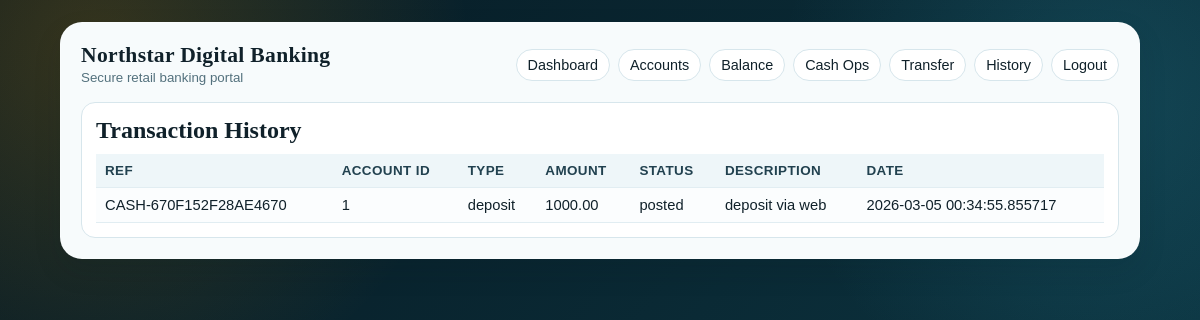
/history (signed in), run on an earlier commit of the app's database.
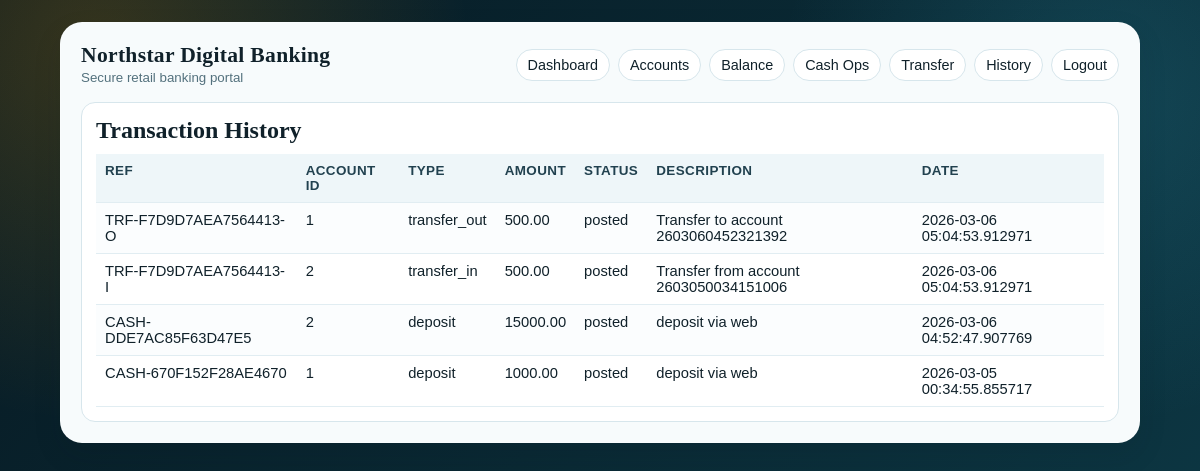
And on a later commit of the database.
### models.py (models this page shows)
class BankTransaction(db.Model):
    __tablename__ = "bank_transaction"
    __table_args__ = (
        CheckConstraint(
            "tx_type IN ('deposit', 'withdrawal', 'transfer_out', 'transfer_in', 'bill_payment')",
            name="ck_tx_type",
        ),
        CheckConstraint("status IN ('pending', 'posted', 'failed', 'reversed')", name="ck_tx_status"),
        CheckConstraint("amount > 0", name="ck_tx_amount_positive"),
    )
    transaction_id = db.Column(db.Integer, primary_key=True, autoincrement=True)
    account_id = db.Column(db.Integer, db.ForeignKey("account.account_id"), nullable=False)
    related_account_id = db.Column(db.Integer, db.ForeignKey("account.account_id"), nullable=True)
    tx_type = db.Column(db.String(20), nullable=False)
    amount = db.Column(db.Numeric(12, 2), nullable=False)
    reference_no = db.Column(db.String(64), nullable=False, unique=True)
    description = db.Column(db.String(255), nullable=True)
    status = db.Column(db.String(20), nullable=False, default="posted")
    created_at = db.Column(db.DateTime, nullable=False, default=datetime.utcnow)
    posted_at = db.Column(db.DateTime, nullable=True)

### app.py (the view)
@app.route("/history")
@login_required
def history():
    customer = current_customer()
    my_account_ids = [a.account_id for a in Account.query.filter_by(customer_id=customer.customer_id).all()]
    txs = (
        BankTransaction.query.filter(BankTransaction.account_id.in_(my_account_ids))
        .order_by(BankTransaction.created_at.desc())
        .all()
    ) if my_account_ids else []
    return render_template("history.html", transactions=txs)

### app.py (called while the page is built)
def login_required(view_func):
    @wraps(view_func)
    def wrapped(*args, **kwargs):
        if not session.get("customer_id"):
            return redirect(url_for("login"))
        return view_func(*args, **kwargs)
    return wrapped

def current_customer():
    cid = session.get("customer_id")
    if not cid:
        return None
    return Customer.query.get(cid)

### templates/history.html
{% extends "base.html" %}
{% block content %}
<section class="panel">
  <h2>Transaction History</h2>
  <div class="table-wrap">
    <table>
      <tr><th>Ref</th><th>Account ID</th><th>Type</th><th>Amount</th><th>Status</th><th>Description</th><th>Date</th></tr>
      {% for t in transactions %}
      <tr>
        <td>{{ t.reference_no }}</td>
        <td>{{ t.account_id }}</td>
        <td>{{ t.tx_type }}</td>
        <td>{{ t.amount }}</td>
        <td>{{ t.status }}</td>
        <td>{{ t.description or '-' }}</td>
        <td>{{ t.created_at }}</td>
      </tr>
      {% endfor %}
    </table>
  </div>
</section>
{% endblock %}

What changed in the data, as far as the page shows it:
added BankTransaction: reference_no "TRF-F7D9D7AEA7564413-O", account_id "1", tx_type "transfer_out", amount "500.00", status "posted", description "Transfer to account 2603060452321392", created_at "2026-03-06 05:04:53.912971"
added BankTransaction: reference_no "TRF-F7D9D7AEA7564413-I", account_id "2", tx_type "transfer_in", amount "500.00", status "posted", description "Transfer from account 2603050034151006", created_at "2026-03-06 05:04:53.912971"
added BankTransaction: reference_no "CASH-DDE7AC85F63D47E5", account_id "2", tx_type "deposit", amount "15000.00", status "posted", description "deposit via web", created_at "2026-03-06 04:52:47.907769"
